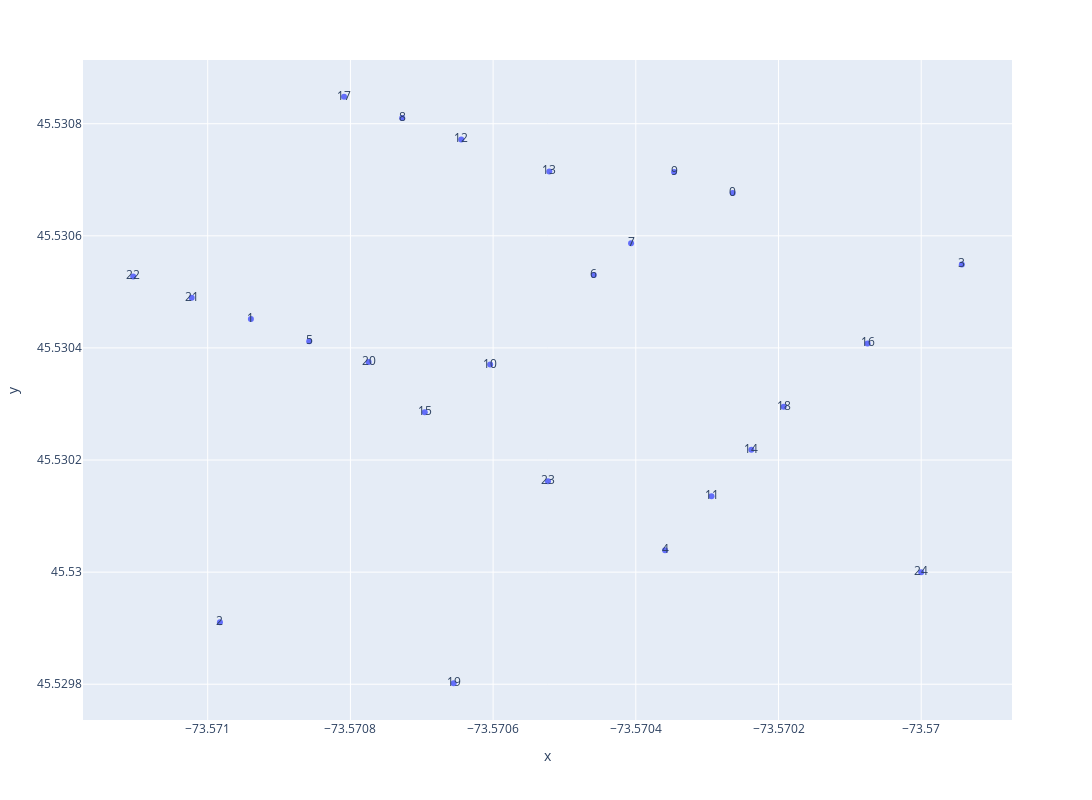

Here is the notebook cell this chart was saved with:
### Markdown cell above
## add one node representing "outside" and replot

### Code cell
G.add_node(len(G),pos=(-73.57,45.53))
pos=nx.get_node_attributes(G,'pos')

xs,ys,label=[],[],[]
for i in range(len(pos)):
    xs.append(pos[i][0])
    ys.append(pos[i][1])
    label.append(i)

# plot the centroids - plt

n=list(G.nodes)
fig, ax = plt.subplots()
ax.scatter(xs, ys)
plt.grid()

for i, txt in enumerate(n):
    ax.annotate(txt, (xs[i], ys[i]))
plt.show()

# plot the centroids - plotly
import plotly.express as px
px.scatter(x=xs,y=ys,width=1200, height=800,text=label)

### Figure 1 — Plotly figure (JSON) as saved in the notebook; plotly's stock layout.template omitted (floating-point values rounded to 4 significant figures)
{"data": [{"hovertemplate": "x=%{x}<br>y=%{y}<br>text=%{text}<extra></extra>", "legendgroup": "", "marker": {"color": "#636efa", "symbol": "circle"}, "mode": "markers+text", "name": "", "orientation": "v", "showlegend": false, "text": [0, 1, 2, 3, 4, 5, 6, 7, 8, 9, 10, 11, 12, 13, 14, 15, 16, 17, 18, 19, 20, 21, 22, 23, 24], "type": "scatter", "x": [-73.57, -73.57, -73.57, -73.57, -73.57, -73.57, -73.57, -73.57, -73.57, -73.57, -73.57, -73.57, -73.57, -73.57, -73.57, -73.57, -73.57, -73.57, -73.57, -73.57, -73.57, -73.57, -73.57, -73.57, -73.57], "xaxis": "x", "y": [45.53, 45.53, 45.53, 45.53, 45.53, 45.53, 45.53, 45.53, 45.53, 45.53, 45.53, 45.53, 45.53, 45.53, 45.53, 45.53, 45.53, 45.53, 45.53, 45.53, 45.53, 45.53, 45.53, 45.53, 45.53], "yaxis": "y"}], "layout": {"height": 800, "legend": {"tracegroupgap": 0}, "margin": {"t": 60}, "width": 1200, "xaxis": {"anchor": "y", "domain": [0, 1], "title": {"text": "x"}}, "yaxis": {"anchor": "x", "domain": [0, 1], "title": {"text": "y"}}}}
